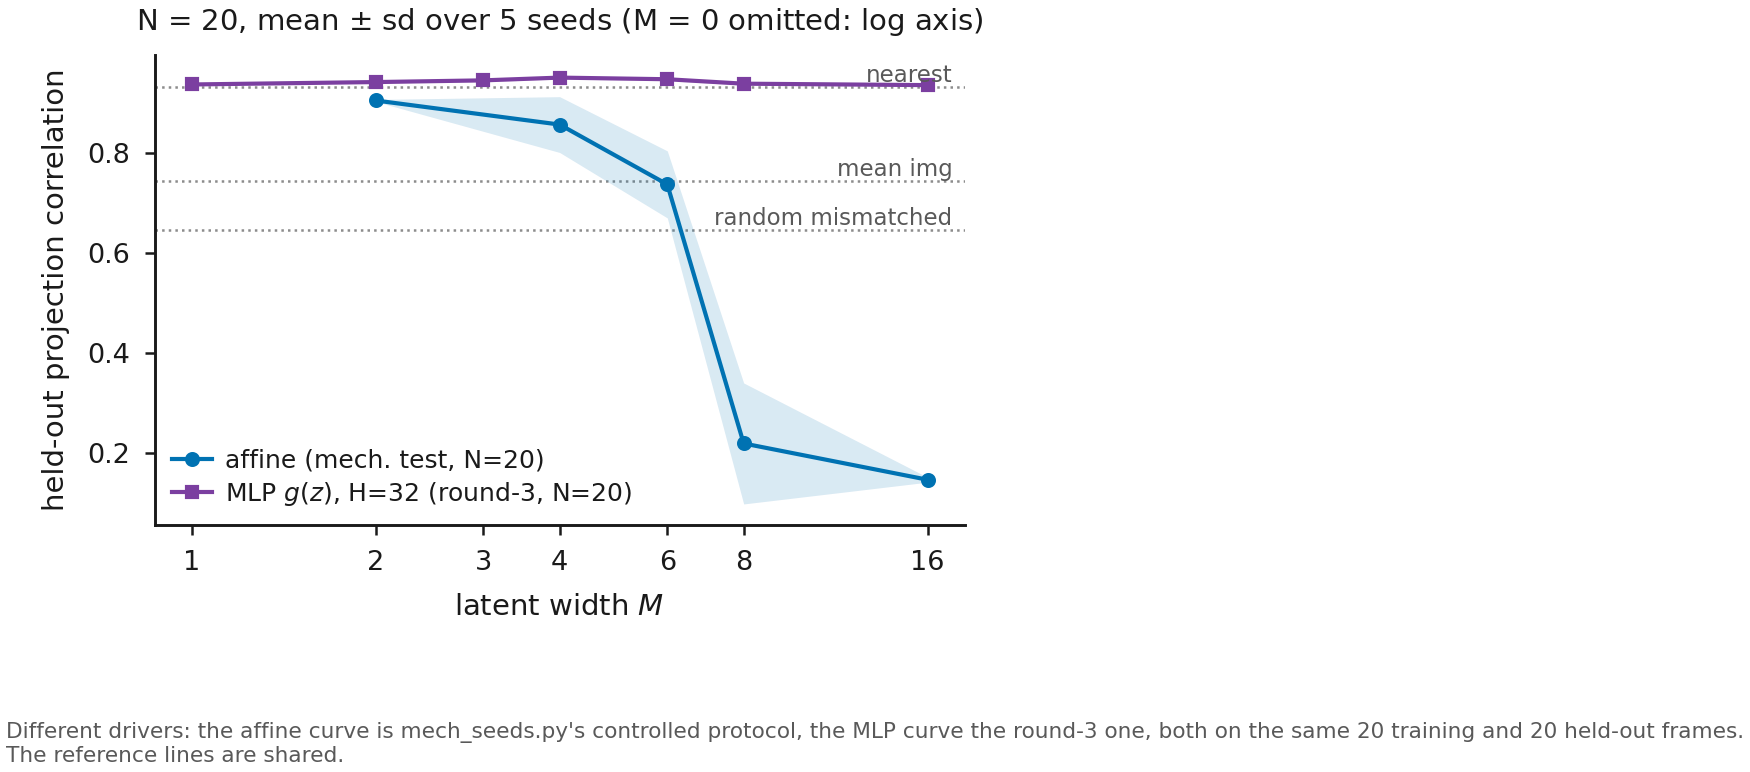

Write Python code to recreate this figure.
# -*- coding: utf-8 -*-
"""fig2_mlp_sweep -- the MLP counterpart of Fig. 2(a): held-out projection vs latent width M.

Two curves.  The affine one is READ from mech_tests/mech_test2/results_seeds.json (the
controlled N = 20 mechanism test, 5 seeds) and is not recomputed.  The MLP one is this
suite's own N = 20 runs of train_iqp_affine_mlp.py, H = 32, 5 seeds.

HONEST CAVEAT, printed on the figure: the two curves do not come from the same driver.  The
affine curve is mech_seeds.py's controlled protocol; the MLP curve is the round-3 protocol
(data_lens_r3, 4,000 steps, resample prior) at the same N = 20.  They share the reference
lines and the axis, not the pipeline, so a small offset between them is not by itself a
model difference.
"""
from __future__ import annotations

import json
import os
import sys

import numpy as np
import matplotlib.pyplot as plt

sys.path.insert(0, os.path.dirname(os.path.abspath(__file__)))
from _mlpsuite_common import (EXP, COLOURS, read, meta_of, is_snap, mean_sd, as_mean_sd,
                              save, tidy)                              # noqa: E402

MECH = os.path.join(EXP, "mech_tests/mech_test2/results_seeds.json")
SUITE = os.path.join(EXP, "results_seeds_mlp_suite.jsonl")
M_LIST = (1, 2, 3, 4, 6, 8, 16)


def affine_curve():
    """(Ms, means, sds, refs) from the mechanism test, or empty if it cannot be parsed."""
    if not os.path.isfile(MECH):
        print("[fig2] %s missing -- affine curve skipped" % MECH)
        return [], [], [], {}
    d = json.load(open(MECH))
    blk = d.get("M_sweep_holdout_corr")
    Ms, mu, sd = [], [], []
    if isinstance(blk, dict):
        for k, v in blk.items():
            try:
                M = int(str(k).lstrip("M").strip())
            except ValueError:
                continue
            m, s = as_mean_sd(v)
            if np.isfinite(m):
                Ms.append(M); mu.append(m); sd.append(0.0 if not np.isfinite(s) else s)
    elif isinstance(blk, list):
        for rec in blk:
            if isinstance(rec, dict) and "M" in rec:
                m, s = as_mean_sd(rec.get("holdout_corr", rec.get("corr", rec)))
                if np.isfinite(m):
                    Ms.append(int(rec["M"])); mu.append(m); sd.append(0.0 if not np.isfinite(s) else s)
    # the published panel draws three lines: nearest training image, mean training image, and
    # the random-direction control.  results_seeds.json carries a fourth ("random", the paired
    # variant); it is left out so this panel and Fig. 2(a) show the same three.
    WANT = ("nearest", "mean_img", "random_mismatched")
    refs = {}
    r = d.get("references")
    if isinstance(r, dict):
        for k in WANT:
            if k in r:
                m, _s = as_mean_sd(r[k])
                if np.isfinite(m):
                    refs[str(k)] = m
    # M = 0 (no latent directions at all) exists in the mechanism test but cannot be placed on
    # a log-spaced M axis, so it is dropped here rather than silently clipped to the left edge.
    keep = [i for i in np.argsort(Ms) if Ms[i] >= 1]
    return ([Ms[i] for i in keep], [mu[i] for i in keep], [sd[i] for i in keep], refs)


def mlp_curve():
    rows = [r for r in read(SUITE)
            if not is_snap(r.get("arm")) and int(r.get("n_train", -1)) == 20]
    Ms, mu, sd = [], [], []
    for M in M_LIST:
        arm = "IQP-mlpH32-M%d-MMDflat-resample" % M
        vals = [meta_of(r.get("run_dir")).get("projection_corr_mean")
                for r in rows if r.get("arm") == arm]
        m, s, n = mean_sd(vals)
        if n:
            Ms.append(M); mu.append(m); sd.append(s)
    return Ms, mu, sd


def main():
    aM, amu, asd, refs = affine_curve()
    mM, mmu, msd = mlp_curve()
    if not mM and not aM:
        raise SystemExit("fig2_mlp_sweep: neither curve has data")
    fig, ax = plt.subplots(figsize=(3.3, 2.3))
    for name, val in sorted(refs.items()):
        ax.axhline(val, color="0.55", lw=0.6, ls=":", zorder=1)
        ax.annotate(name.replace("_", " "), xy=(0.985, val), xycoords=("axes fraction", "data"),
                    ha="right", va="bottom", fontsize=5.5, color="0.35")
    if aM:
        amu, asd = np.asarray(amu), np.asarray(asd)
        ax.plot(aM, amu, "-o", ms=2.6, lw=1.0, color=COLOURS["affine"],
                label="affine (mech. test, N=20)")
        ax.fill_between(aM, amu - asd, amu + asd, color=COLOURS["affine"], alpha=0.15, lw=0)
    if mM:
        mmu, msd = np.asarray(mmu), np.asarray(msd)
        ax.plot(mM, mmu, "-s", ms=2.6, lw=1.0, color=COLOURS["mlp"],
                label="MLP $g(z)$, H=32 (round-3, N=20)")
        ax.fill_between(mM, mmu - msd, mmu + msd, color=COLOURS["mlp"], alpha=0.15, lw=0)
    ax.set_xscale("log", base=2)
    ax.set_xticks(list(M_LIST))
    ax.set_xticklabels([str(m) for m in M_LIST])
    ax.set_xlabel("latent width $M$")
    ax.set_ylabel("held-out projection correlation")
    tidy(ax, grid=False)
    ax.legend(loc="lower left", frameon=False)
    ax.set_title("N = 20, mean $\\pm$ sd over 5 seeds (M = 0 omitted: log axis)", fontsize=7)
    fig.text(0.0, -0.15, "Different drivers: the affine curve is mech_seeds.py's controlled "
             "protocol, the MLP curve the round-3 one, both on the same 20 training and 20 "
             "held-out frames.\nThe reference lines are shared.", fontsize=5.2, color="0.35")
    fig.tight_layout()
    save(fig, "fig2_mlp_sweep")
    print("[fig2] affine points=%d, MLP points=%d, references=%d" % (len(aM), len(mM), len(refs)))
    return 0


if __name__ == "__main__":
    raise SystemExit(main())
